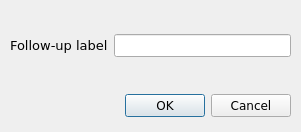
<?xml version="1.0" encoding="UTF-8"?>
<ui version="4.0">
 <class>new_follow_up_dialog</class>
 <widget class="QDialog" name="new_follow_up_dialog">
  <property name="enabled">
   <bool>true</bool>
  </property>
  <property name="geometry">
   <rect>
    <x>0</x>
    <y>0</y>
    <width>301</width>
    <height>132</height>
   </rect>
  </property>
  <property name="minimumSize">
   <size>
    <width>301</width>
    <height>132</height>
   </size>
  </property>
  <property name="maximumSize">
   <size>
    <width>301</width>
    <height>132</height>
   </size>
  </property>
  <property name="font">
   <font>
    <family>Verdana</family>
   </font>
  </property>
  <property name="windowTitle">
   <string>Add Follow-Up</string>
  </property>
  <property name="windowIcon">
   <iconset>
    <normaloff>:/misc/meta.ico</normaloff>:/misc/meta.ico</iconset>
  </property>
  <widget class="QDialogButtonBox" name="buttonBox">
   <property name="geometry">
    <rect>
     <x>10</x>
     <y>90</y>
     <width>281</width>
     <height>32</height>
    </rect>
   </property>
   <property name="font">
    <font>
     <family>Verdana</family>
    </font>
   </property>
   <property name="orientation">
    <enum>Qt::Horizontal</enum>
   </property>
   <property name="standardButtons">
    <set>QDialogButtonBox::Cancel|QDialogButtonBox::Ok</set>
   </property>
  </widget>
  <widget class="QWidget" name="layoutWidget">
   <property name="geometry">
    <rect>
     <x>10</x>
     <y>10</y>
     <width>281</width>
     <height>71</height>
    </rect>
   </property>
   <layout class="QGridLayout" name="gridLayout">
    <item row="0" column="0">
     <widget class="QLabel" name="label_2">
      <property name="font">
       <font>
        <family>Verdana</family>
        <pointsize>10</pointsize>
       </font>
      </property>
      <property name="text">
       <string>Follow-up label</string>
      </property>
     </widget>
    </item>
    <item row="0" column="1">
     <widget class="QLineEdit" name="follow_up_name_le">
      <property name="font">
       <font>
        <family>Verdana</family>
       </font>
      </property>
      <property name="alignment">
       <set>Qt::AlignCenter</set>
      </property>
     </widget>
    </item>
   </layout>
  </widget>
 </widget>
 <resources>
  <include location="images/icons.qrc"/>
 </resources>
 <connections>
  <connection>
   <sender>buttonBox</sender>
   <signal>accepted()</signal>
   <receiver>new_follow_up_dialog</receiver>
   <slot>accept()</slot>
   <hints>
    <hint type="sourcelabel">
     <x>248</x>
     <y>254</y>
    </hint>
    <hint type="destinationlabel">
     <x>157</x>
     <y>274</y>
    </hint>
   </hints>
  </connection>
  <connection>
   <sender>buttonBox</sender>
   <signal>rejected()</signal>
   <receiver>new_follow_up_dialog</receiver>
   <slot>reject()</slot>
   <hints>
    <hint type="sourcelabel">
     <x>316</x>
     <y>260</y>
    </hint>
    <hint type="destinationlabel">
     <x>286</x>
     <y>274</y>
    </hint>
   </hints>
  </connection>
 </connections>
</ui>
